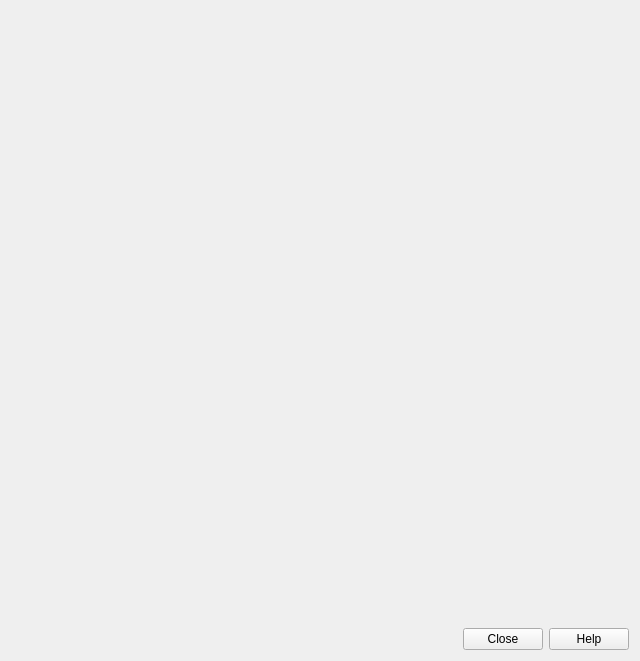
<?xml version="1.0" encoding="UTF-8"?>
<ui version="4.0">
 <class>QFieldCloudDialog</class>
 <widget class="QDialog" name="QFieldCloudDialog">
  <property name="geometry">
   <rect>
    <x>0</x>
    <y>0</y>
    <width>640</width>
    <height>661</height>
   </rect>
  </property>
  <property name="windowTitle">
   <string>QFieldCloud Projects Overview</string>
  </property>
  <layout class="QVBoxLayout" name="verticalLayout">
   <item>
    <layout class="QHBoxLayout" name="headerHLayout">
     <item>
      <widget class="QLabel" name="welcomeLabel">
       <property name="text">
        <string/>
       </property>
       <property name="openExternalLinks">
        <bool>true</bool>
       </property>
      </widget>
     </item>
     <item>
      <spacer name="headerHSpacer">
       <property name="orientation">
        <enum>Qt::Horizontal</enum>
       </property>
       <property name="sizeHint" stdset="0">
        <size>
         <width>40</width>
         <height>20</height>
        </size>
       </property>
      </spacer>
     </item>
     <item>
      <widget class="QPushButton" name="avatarButton">
       <property name="sizePolicy">
        <sizepolicy hsizetype="Maximum" vsizetype="MinimumExpanding">
         <horstretch>50</horstretch>
         <verstretch>50</verstretch>
        </sizepolicy>
       </property>
       <property name="minimumSize">
        <size>
         <width>50</width>
         <height>50</height>
        </size>
       </property>
       <property name="maximumSize">
        <size>
         <width>16777215</width>
         <height>50</height>
        </size>
       </property>
       <property name="toolTip">
        <string>Click to sign out</string>
       </property>
       <property name="iconSize">
        <size>
         <width>50</width>
         <height>50</height>
        </size>
       </property>
       <property name="flat">
        <bool>true</bool>
       </property>
      </widget>
     </item>
    </layout>
   </item>
   <item>
    <widget class="QLabel" name="feedbackLabel">
     <property name="visible">
      <bool>false</bool>
     </property>
     <property name="styleSheet">
      <string notr="true">color: red</string>
     </property>
     <property name="text">
      <string/>
     </property>
     <property name="textFormat">
      <enum>Qt::PlainText</enum>
     </property>
     <property name="wordWrap">
      <bool>true</bool>
     </property>
     <property name="textInteractionFlags">
      <set>Qt::TextSelectableByKeyboard|Qt::TextSelectableByMouse</set>
     </property>
    </widget>
   </item>
   <item>
    <widget class="QStackedWidget" name="projectsStack">
     <property name="inputMethodHints">
      <set>Qt::ImhDialableCharactersOnly</set>
     </property>
     <property name="currentIndex">
      <number>2</number>
     </property>
     <widget class="QWidget" name="projectsListPage">
      <property name="sizePolicy">
       <sizepolicy hsizetype="Expanding" vsizetype="Expanding">
        <horstretch>0</horstretch>
        <verstretch>0</verstretch>
       </sizepolicy>
      </property>
      <layout class="QVBoxLayout" name="verticalLayout_2">
       <property name="leftMargin">
        <number>0</number>
       </property>
       <property name="topMargin">
        <number>0</number>
       </property>
       <property name="rightMargin">
        <number>0</number>
       </property>
       <property name="bottomMargin">
        <number>0</number>
       </property>
       <item>
        <widget class="QComboBox" name="projectsType"/>
       </item>
       <item>
        <widget class="QgsFilterLineEdit" name="projectsSearch">
         <property name="showSearchIcon">
          <bool>true</bool>
         </property>
         <property name="placeholderText">
          <string>Search for project…</string>
         </property>
        </widget>
       </item>
       <item>
        <widget class="QTableView" name="projectsTable">
         <property name="enabled">
          <bool>false</bool>
         </property>
         <property name="sizePolicy">
          <sizepolicy hsizetype="Expanding" vsizetype="Expanding">
           <horstretch>0</horstretch>
           <verstretch>1</verstretch>
          </sizepolicy>
         </property>
         <property name="editTriggers">
          <set>QAbstractItemView::NoEditTriggers</set>
         </property>
         <property name="selectionMode">
          <enum>QAbstractItemView::SingleSelection</enum>
         </property>
         <property name="selectionBehavior">
          <enum>QAbstractItemView::SelectRows</enum>
         </property>
         <property name="sortingEnabled">
          <bool>false</bool>
         </property>
         <attribute name="horizontalHeaderDefaultSectionSize">
          <number>60</number>
         </attribute>
         <attribute name="horizontalHeaderShowSortIndicator" stdset="0">
          <bool>false</bool>
         </attribute>
        </widget>
       </item>
       <item>
        <layout class="QHBoxLayout" name="projectsActionsHLayout">
         <item>
          <widget class="QPushButton" name="createButton">
           <property name="toolTip">
            <string>Create New Project</string>
           </property>
           <property name="text">
            <string/>
           </property>
           <property name="icon">
            <iconset>
             <normaloff>../resources/cloud_create.svg</normaloff>../resources/cloud_create.svg</iconset>
           </property>
          </widget>
         </item>
         <item>
          <widget class="Line" name="line">
           <property name="orientation">
            <enum>Qt::Vertical</enum>
           </property>
          </widget>
         </item>
         <item>
          <widget class="QPushButton" name="synchronizeButton">
           <property name="toolTip">
            <string>Synchronize Selected Cloud Project</string>
           </property>
           <property name="text">
            <string/>
           </property>
           <property name="icon">
            <iconset>
             <normaloff>../resources/cloud_synchronize.svg</normaloff>../resources/cloud_synchronize.svg</iconset>
           </property>
          </widget>
         </item>
         <item>
          <widget class="QPushButton" name="editButton">
           <property name="toolTip">
            <string>Edit Selected Cloud Project</string>
           </property>
           <property name="text">
            <string/>
           </property>
           <property name="icon">
            <iconset>
             <normaloff>../resources/edit.svg</normaloff>../resources/edit.svg</iconset>
           </property>
          </widget>
         </item>
         <item>
          <widget class="QPushButton" name="openButton">
           <property name="toolTip">
            <string>Open Selected Cloud Project</string>
           </property>
           <property name="text">
            <string/>
           </property>
           <property name="icon">
            <iconset>
             <normaloff>../resources/launch.svg</normaloff>../resources/launch.svg</iconset>
           </property>
          </widget>
         </item>
         <item>
          <widget class="QPushButton" name="deleteButton">
           <property name="toolTip">
            <string>Delete Selected Cloud Project</string>
           </property>
           <property name="text">
            <string/>
           </property>
           <property name="icon">
            <iconset>
             <normaloff>../resources/delete.svg</normaloff>../resources/delete.svg</iconset>
           </property>
          </widget>
         </item>
         <item>
          <spacer name="headerHSpacer">
           <property name="orientation">
            <enum>Qt::Horizontal</enum>
           </property>
           <property name="sizeHint" stdset="0">
            <size>
             <width>40</width>
             <height>20</height>
            </size>
           </property>
          </spacer>
         </item>
         <item>
          <widget class="QPushButton" name="refreshButton">
           <property name="toolTip">
            <string>Refresh Cloud Projects List</string>
           </property>
           <property name="text">
            <string/>
           </property>
           <property name="icon">
            <iconset>
             <normaloff>../resources/refresh.svg</normaloff>../resources/refresh.svg</iconset>
           </property>
          </widget>
         </item>
        </layout>
       </item>
      </layout>
     </widget>
     <widget class="QWidget" name="projectsFormPage">
      <property name="sizePolicy">
       <sizepolicy hsizetype="Expanding" vsizetype="Minimum">
        <horstretch>0</horstretch>
        <verstretch>0</verstretch>
       </sizepolicy>
      </property>
      <layout class="QVBoxLayout" name="projectsSelectButtonLayout" stretch="0,0">
       <property name="leftMargin">
        <number>0</number>
       </property>
       <property name="topMargin">
        <number>0</number>
       </property>
       <property name="rightMargin">
        <number>0</number>
       </property>
       <property name="bottomMargin">
        <number>0</number>
       </property>
       <item>
        <layout class="QHBoxLayout" name="horizontalLayout">
         <item>
          <widget class="QToolButton" name="backButton">
           <property name="text">
            <string>Back</string>
           </property>
           <property name="icon">
            <iconset>
             <normaloff>:/images/themes/default/mActionArrowLeft.svg</normaloff>:/images/themes/default/mActionArrowLeft.svg</iconset>
           </property>
          </widget>
         </item>
         <item>
          <widget class="QLabel" name="projectPropertiesLabel">
           <property name="font">
            <font>
             <bold>true</bold>
            </font>
           </property>
           <property name="text">
            <string>Project Properties</string>
           </property>
          </widget>
         </item>
         <item>
          <spacer name="horizontalSpacer">
           <property name="orientation">
            <enum>Qt::Horizontal</enum>
           </property>
           <property name="sizeHint" stdset="0">
            <size>
             <width>40</width>
             <height>20</height>
            </size>
           </property>
          </spacer>
         </item>
        </layout>
       </item>
       <item>
        <widget class="QTabWidget" name="projectTabs">
         <property name="currentIndex">
          <number>0</number>
         </property>
         <widget class="QWidget" name="projectFormTab">
          <attribute name="title">
           <string>Settings</string>
          </attribute>
          <layout class="QVBoxLayout" name="verticalLayout_3">
           <item>
            <widget class="QGroupBox" name="projectsOnlineSettingsGroupBox">
             <property name="title">
              <string>Online Project Settings</string>
             </property>
             <layout class="QGridLayout" name="gridLayout" columnstretch="1,4">
              <item row="2" column="0">
               <widget class="QLabel" name="projectDescriptionLabel">
                <property name="text">
                 <string>Description</string>
                </property>
               </widget>
              </item>
              <item row="1" column="0">
               <widget class="QLabel" name="projectNameLabel">
                <property name="text">
                 <string>Name</string>
                </property>
               </widget>
              </item>
              <item row="4" column="0">
               <widget class="QLabel" name="projectOwnerLabel">
                <property name="text">
                 <string>Owner</string>
                </property>
               </widget>
              </item>
              <item row="1" column="1">
               <widget class="QLineEdit" name="projectNameLineEdit">
                <property name="toolTip">
                 <string>A valid project name consists of at least 3 characters, starting with a letter and containing nothing other than letters, digits, dashes and underscores</string>
                </property>
               </widget>
              </item>
              <item row="2" column="1">
               <widget class="QPlainTextEdit" name="projectDescriptionTextEdit"/>
              </item>
              <item row="3" column="1">
               <widget class="QCheckBox" name="projectIsPublicCheckBox">
                <property name="enabled">
                 <bool>false</bool>
                </property>
                <property name="text">
                 <string>Is public</string>
                </property>
                <property name="toolTip">
                 <string>Projects marked as public are visible to (but not editable by) anyone</string>
                </property>
               </widget>
              </item>
              <item row="4" column="1">
               <widget class="QLineEdit" name="projectOwnerLineEdit">
                <property name="enabled">
                 <bool>false</bool>
                </property>
                <property name="toolTip">
                 <string>A valid project name consists of at least 3 characters, starting with a letter and containing nothing other than letters, digits, dashes and underscores</string>
                </property>
                <property name="readOnly">
                 <bool>true</bool>
                </property>
               </widget>
              </item>
              <item row="5" column="0">
               <widget class="QLabel" name="projectTypeLabel">
                <property name="text">
                 <string>Project Type</string>
                </property>
               </widget>
              </item>
              <item row="5" column="1">
               <widget class="QComboBox" name="projectTypeComboBox">
                <property name="enabled">
                 <bool>false</bool>
                </property>
               </widget>
              </item>
             </layout>
            </widget>
           </item>
           <item>
            <widget class="QGroupBox" name="projectsOfflineSettingsGroupBox">
             <property name="title">
              <string>Local Project Settings</string>
             </property>
             <layout class="QGridLayout" name="gridLayout_2" columnstretch="1,4">
              <item row="0" column="1">
               <layout class="QHBoxLayout" name="localDirHBoxLayout">
                <item>
                 <widget class="QLineEdit" name="localDirLineEdit"/>
                </item>
                <item>
                 <widget class="QToolButton" name="localDirButton">
                  <property name="text">
                   <string>...</string>
                  </property>
                 </widget>
                </item>
                <item>
                 <widget class="QPushButton" name="localDirOpenButton">
                  <property name="toolTip">
                   <string>Open in external file browser</string>
                  </property>
                  <property name="text">
                   <string/>
                  </property>
                  <property name="icon">
                   <iconset>
                    <normaloff>../resources/launch.svg</normaloff>../resources/launch.svg</iconset>
                  </property>
                 </widget>
                </item>
               </layout>
              </item>
              <item row="0" column="0">
               <widget class="QLabel" name="localDirLabel">
                <property name="text">
                 <string>Local Directory</string>
                </property>
               </widget>
              </item>
              <item row="1" column="1">
               <widget class="QLabel" name="localDirFeedbackLabel">
                <property name="text">
                 <string/>
                </property>
                <property name="wordWrap">
                 <bool>true</bool>
                </property>
                <property name="textInteractionFlags">
                 <set>Qt::LinksAccessibleByMouse|Qt::TextSelectableByMouse</set>
                </property>
               </widget>
              </item>
             </layout>
            </widget>
           </item>
           <item>
            <layout class="QHBoxLayout" name="projectFormButtonLayout_2">
             <property name="leftMargin">
              <number>0</number>
             </property>
             <property name="topMargin">
              <number>0</number>
             </property>
             <item>
              <widget class="QPushButton" name="editOnlineButton">
               <property name="text">
                <string>Edit on QFieldCloud</string>
               </property>
              </widget>
             </item>
             <item>
              <spacer name="projectFormButtonSpacer_2">
               <property name="orientation">
                <enum>Qt::Horizontal</enum>
               </property>
               <property name="sizeHint" stdset="0">
                <size>
                 <width>40</width>
                 <height>20</height>
                </size>
               </property>
              </spacer>
             </item>
             <item>
              <widget class="QPushButton" name="submitButton">
               <property name="text">
                <string>Update Project Details</string>
               </property>
              </widget>
             </item>
            </layout>
           </item>
          </layout>
         </widget>
         <widget class="QWidget" name="projectMetaTab">
          <attribute name="title">
           <string>Details</string>
          </attribute>
          <layout class="QVBoxLayout" name="verticalLayout_3">
           <item>
            <layout class="QFormLayout" name="formLayout">
             <item row="0" column="0">
              <widget class="QLabel" name="projectUrlLabel">
               <property name="text">
                <string>Project URL</string>
               </property>
              </widget>
             </item>
             <item row="0" column="1">
              <widget class="QLabel" name="projectUrlLabelValue">
               <property name="sizePolicy">
                <sizepolicy hsizetype="Expanding" vsizetype="Minimum">
                 <horstretch>0</horstretch>
                 <verstretch>0</verstretch>
                </sizepolicy>
               </property>
               <property name="text">
                <string/>
               </property>
               <property name="openExternalLinks">
                <bool>true</bool>
               </property>
               <property name="textInteractionFlags">
                <set>Qt::LinksAccessibleByKeyboard|Qt::LinksAccessibleByMouse|Qt::TextBrowserInteraction|Qt::TextSelectableByKeyboard|Qt::TextSelectableByMouse</set>
               </property>
              </widget>
             </item>
             <item row="1" column="0">
              <widget class="QLabel" name="createdAtLabel">
               <property name="text">
                <string>Created At</string>
               </property>
              </widget>
             </item>
             <item row="2" column="0">
              <widget class="QLabel" name="updatedAtLabel">
               <property name="text">
                <string>Updated At</string>
               </property>
              </widget>
             </item>
             <item row="3" column="0">
              <widget class="QLabel" name="lastSyncedAtLabel">
               <property name="text">
                <string>Last Synced At</string>
               </property>
              </widget>
             </item>
             <item row="1" column="1">
              <widget class="QLabel" name="createdAtLabelValue">
               <property name="text">
                <string/>
               </property>
              </widget>
             </item>
             <item row="2" column="1">
              <widget class="QLabel" name="updatedAtLabelValue">
               <property name="text">
                <string/>
               </property>
              </widget>
             </item>
             <item row="3" column="1">
              <widget class="QLabel" name="lastSyncedAtLabelValue">
               <property name="text">
                <string/>
               </property>
              </widget>
             </item>
            </layout>
           </item>
          </layout>
         </widget>
         <widget class="QWidget" name="projectFilesTab">
          <attribute name="title">
           <string>Files</string>
          </attribute>
          <layout class="QVBoxLayout" name="verticalLayout_3">
           <item>
            <widget class="QLabel" name="filesFeedbackLabel">
             <property name="visible">
              <bool>false</bool>
             </property>
             <property name="styleSheet">
              <string notr="true">color: red</string>
             </property>
             <property name="text">
              <string/>
             </property>
             <property name="wordWrap">
              <bool>true</bool>
             </property>
             <property name="textInteractionFlags">
              <set>Qt::TextSelectableByKeyboard|Qt::TextSelectableByMouse</set>
             </property>
            </widget>
           </item>
           <item>
            <widget class="QTreeWidget" name="projectFilesTree">
             <property name="editTriggers">
              <set>QAbstractItemView::NoEditTriggers</set>
             </property>
             <property name="tabKeyNavigation">
              <bool>true</bool>
             </property>
             <property name="showDropIndicator" stdset="0">
              <bool>false</bool>
             </property>
             <property name="columnCount">
              <number>4</number>
             </property>
             <attribute name="headerStretchLastSection">
              <bool>false</bool>
             </attribute>
             <column>
              <property name="text">
               <string>Filename</string>
              </property>
             </column>
             <column>
              <property name="text">
               <string>Size</string>
              </property>
             </column>
             <column>
              <property name="text">
               <string>Created at</string>
              </property>
             </column>
             <column>
              <property name="text">
               <string>Actions</string>
              </property>
             </column>
            </widget>
           </item>
          </layout>
         </widget>
        </widget>
       </item>
      </layout>
     </widget>
     <widget class="QWidget" name="projectCreatePage">
      <property name="sizePolicy">
       <sizepolicy hsizetype="Expanding" vsizetype="Expanding">
        <horstretch>0</horstretch>
        <verstretch>0</verstretch>
       </sizepolicy>
      </property>
      <layout class="QVBoxLayout" name="verticalLayout_4">
       <property name="spacing">
        <number>0</number>
       </property>
       <property name="leftMargin">
        <number>0</number>
       </property>
       <property name="topMargin">
        <number>0</number>
       </property>
       <property name="rightMargin">
        <number>0</number>
       </property>
       <property name="bottomMargin">
        <number>0</number>
       </property>
      </layout>
     </widget>
    </widget>
   </item>
   <item>
    <widget class="QDialogButtonBox" name="buttonBox">
     <property name="standardButtons">
      <set>QDialogButtonBox::Close|QDialogButtonBox::Help</set>
     </property>
    </widget>
   </item>
  </layout>
 </widget>
 <customwidgets>
  <customwidget>
   <class>QgsFilterLineEdit</class>
   <extends>QLineEdit</extends>
   <header>qgsfilterlineedit.h</header>
  </customwidget>
 </customwidgets>
 <resources/>
 <connections/>
</ui>
